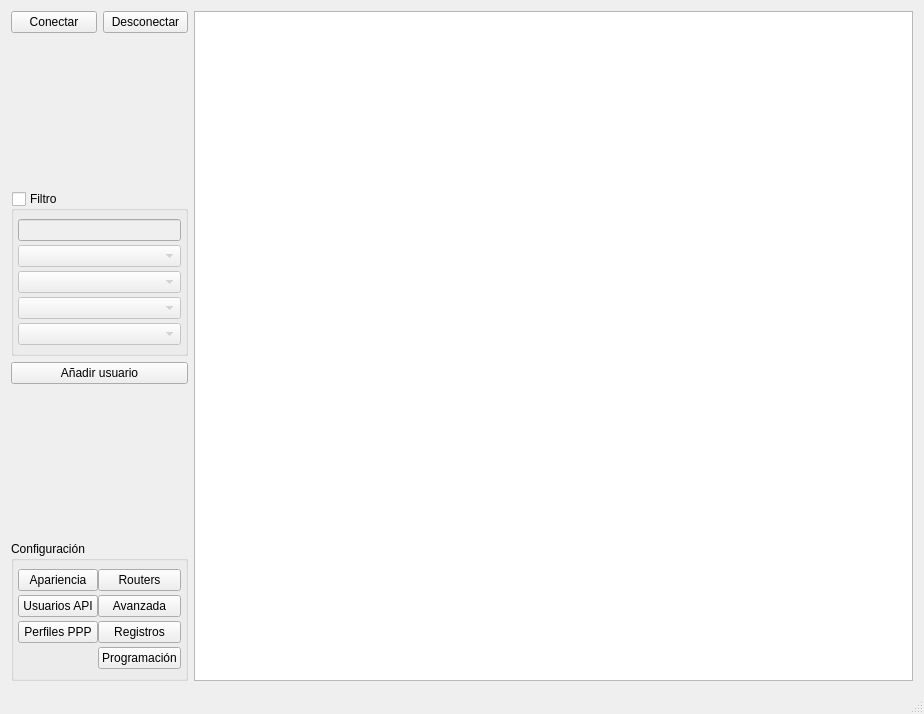
<?xml version="1.0" encoding="UTF-8"?>
<ui version="4.0">
 <class>QMikPPPManager</class>
 <widget class="QMainWindow" name="QMikPPPManager">
  <property name="geometry">
   <rect>
    <x>0</x>
    <y>0</y>
    <width>924</width>
    <height>714</height>
   </rect>
  </property>
  <property name="windowTitle">
   <string>QMikPPPManager</string>
  </property>
  <widget class="QWidget" name="centralWidget">
   <layout class="QGridLayout" name="gridLayout_3">
    <item row="0" column="0">
     <widget class="QPushButton" name="connectButton">
      <property name="sizePolicy">
       <sizepolicy hsizetype="Minimum" vsizetype="Fixed">
        <horstretch>0</horstretch>
        <verstretch>0</verstretch>
       </sizepolicy>
      </property>
      <property name="text">
       <string>Conectar</string>
      </property>
     </widget>
    </item>
    <item row="5" column="0" colspan="2">
     <widget class="QGroupBox" name="groupBox_2">
      <property name="title">
       <string>Configuración</string>
      </property>
      <layout class="QGridLayout" name="gridLayout">
       <property name="leftMargin">
        <number>4</number>
       </property>
       <property name="topMargin">
        <number>8</number>
       </property>
       <property name="rightMargin">
        <number>4</number>
       </property>
       <property name="bottomMargin">
        <number>9</number>
       </property>
       <property name="horizontalSpacing">
        <number>0</number>
       </property>
       <property name="verticalSpacing">
        <number>4</number>
       </property>
       <item row="1" column="0">
        <widget class="QPushButton" name="apiUsersButton">
         <property name="text">
          <string>Usuarios API</string>
         </property>
        </widget>
       </item>
       <item row="2" column="1">
        <widget class="QPushButton" name="pppLogsButton">
         <property name="text">
          <string>Registros</string>
         </property>
        </widget>
       </item>
       <item row="0" column="1">
        <widget class="QPushButton" name="connectionConfigButton">
         <property name="text">
          <string>Routers</string>
         </property>
        </widget>
       </item>
       <item row="1" column="1">
        <widget class="QPushButton" name="advancedConfigButton">
         <property name="text">
          <string>Avanzada</string>
         </property>
        </widget>
       </item>
       <item row="0" column="0">
        <widget class="QPushButton" name="localConfigButton">
         <property name="text">
          <string>Apariencia</string>
         </property>
        </widget>
       </item>
       <item row="2" column="0">
        <widget class="QPushButton" name="pppProfilesButton">
         <property name="text">
          <string>Perfiles PPP</string>
         </property>
        </widget>
       </item>
       <item row="3" column="1">
        <widget class="QPushButton" name="schedulerButton">
         <property name="text">
          <string>Programación</string>
         </property>
        </widget>
       </item>
      </layout>
     </widget>
    </item>
    <item row="0" column="2" rowspan="6">
     <widget class="QROSSecretTableWidget" name="usersTable"/>
    </item>
    <item row="3" column="0" colspan="2">
     <widget class="QPushButton" name="addUserButton">
      <property name="text">
       <string>Añadir usuario</string>
      </property>
     </widget>
    </item>
    <item row="1" column="0" colspan="2">
     <spacer name="verticalSpacer">
      <property name="orientation">
       <enum>Qt::Vertical</enum>
      </property>
      <property name="sizeHint" stdset="0">
       <size>
        <width>20</width>
        <height>181</height>
       </size>
      </property>
     </spacer>
    </item>
    <item row="2" column="0" colspan="2">
     <widget class="QGroupBox" name="filterGroupBox">
      <property name="title">
       <string>Filtro</string>
      </property>
      <property name="checkable">
       <bool>true</bool>
      </property>
      <property name="checked">
       <bool>false</bool>
      </property>
      <layout class="QGridLayout" name="gridLayout_2">
       <property name="leftMargin">
        <number>4</number>
       </property>
       <property name="topMargin">
        <number>8</number>
       </property>
       <property name="rightMargin">
        <number>4</number>
       </property>
       <property name="bottomMargin">
        <number>8</number>
       </property>
       <property name="horizontalSpacing">
        <number>0</number>
       </property>
       <property name="verticalSpacing">
        <number>4</number>
       </property>
       <item row="0" column="0">
        <widget class="QLineEdit" name="textFilterLineEdit">
         <property name="sizePolicy">
          <sizepolicy hsizetype="Minimum" vsizetype="Fixed">
           <horstretch>0</horstretch>
           <verstretch>0</verstretch>
          </sizepolicy>
         </property>
        </widget>
       </item>
       <item row="1" column="0">
        <widget class="QComboBox" name="fieldFilterComboBox"/>
       </item>
       <item row="2" column="0">
        <widget class="QComboBox" name="serviceStateFilterComboBox"/>
       </item>
       <item row="3" column="0">
        <widget class="QComboBox" name="VoIPFilterComboBox"/>
       </item>
       <item row="4" column="0">
        <widget class="QComboBox" name="portFilterComboBox"/>
       </item>
      </layout>
     </widget>
    </item>
    <item row="4" column="0" colspan="2">
     <spacer name="verticalSpacer_2">
      <property name="orientation">
       <enum>Qt::Vertical</enum>
      </property>
      <property name="sizeHint" stdset="0">
       <size>
        <width>20</width>
        <height>180</height>
       </size>
      </property>
     </spacer>
    </item>
    <item row="0" column="1">
     <widget class="QPushButton" name="disconnectButton">
      <property name="sizePolicy">
       <sizepolicy hsizetype="Minimum" vsizetype="Fixed">
        <horstretch>0</horstretch>
        <verstretch>0</verstretch>
       </sizepolicy>
      </property>
      <property name="text">
       <string>Desconectar</string>
      </property>
     </widget>
    </item>
   </layout>
  </widget>
  <widget class="QStatusBar" name="statusBar"/>
 </widget>
 <layoutdefault spacing="6" margin="11"/>
 <customwidgets>
  <customwidget>
   <class>QROSSecretTableWidget</class>
   <extends>QTableWidget</extends>
   <header>Widgets/QROSSecretTableWidget.h</header>
  </customwidget>
 </customwidgets>
 <tabstops>
  <tabstop>connectButton</tabstop>
  <tabstop>disconnectButton</tabstop>
  <tabstop>usersTable</tabstop>
  <tabstop>filterGroupBox</tabstop>
  <tabstop>textFilterLineEdit</tabstop>
  <tabstop>fieldFilterComboBox</tabstop>
  <tabstop>serviceStateFilterComboBox</tabstop>
  <tabstop>VoIPFilterComboBox</tabstop>
  <tabstop>portFilterComboBox</tabstop>
  <tabstop>addUserButton</tabstop>
  <tabstop>localConfigButton</tabstop>
  <tabstop>connectionConfigButton</tabstop>
  <tabstop>apiUsersButton</tabstop>
  <tabstop>advancedConfigButton</tabstop>
  <tabstop>pppProfilesButton</tabstop>
  <tabstop>pppLogsButton</tabstop>
  <tabstop>schedulerButton</tabstop>
 </tabstops>
 <resources/>
 <connections/>
</ui>
